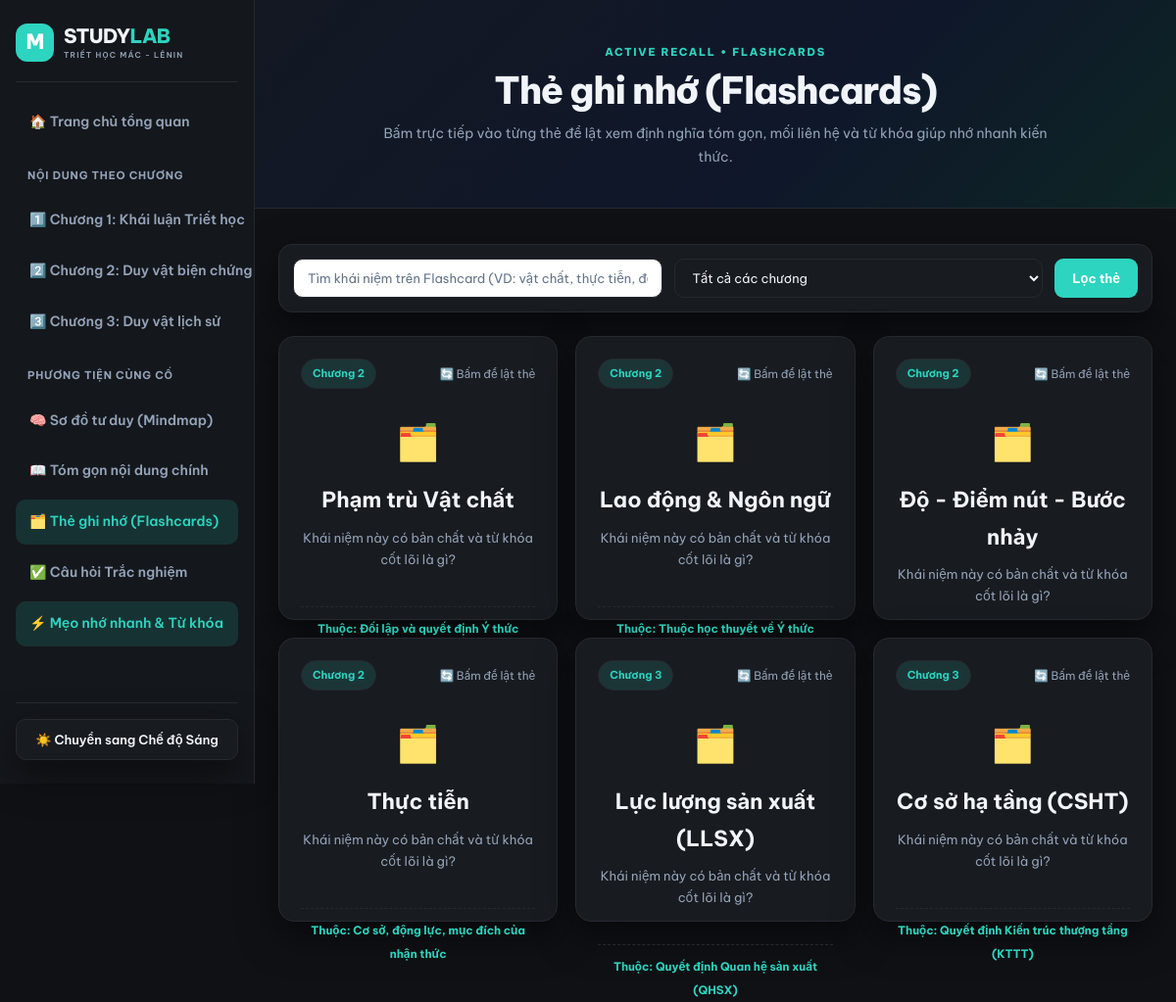
Page /parts on the committed database.
### tables this page shows
CREATE TABLE concepts (
            id INTEGER PRIMARY KEY AUTOINCREMENT,
            chapter TEXT,
            name TEXT,
            definition TEXT,
            relation TEXT,
            exam_tip TEXT,
            note TEXT
        );

### app.py (the view)
@app.route("/parts")
def parts():
    q = request.args.get("q", "").strip()
    chapter = request.args.get("chapter", "").strip()
    conn = get_connection()
    sql = "SELECT * FROM concepts WHERE 1=1"
    params = []
    if chapter:
        sql += " AND chapter = ?"
        params.append(chapter)
    if q:
        sql += " AND (name LIKE ? OR definition LIKE ? OR exam_tip LIKE ?)"
        params.extend([f"%{q}%", f"%{q}%", f"%{q}%"])
    concepts = conn.execute(sql, params).fetchall()
    conn.close()
    return render_template("parts.html", concepts=concepts, q=q, chapter=chapter)

### app.py (called while the page is built)
@app.context_processor
def inject_globals():
    return {"site_name": SITE_NAME}

### database.py (called while the page is built)
def get_connection():
    conn = sqlite3.connect(DB_PATH)
    conn.row_factory = sqlite3.Row
    return conn

### templates/parts.html (shortened to what this page needs)
{% extends "base.html" %}
{% block content %}
<section class="page-head center-head">
  <div class="container">
    <span class="eyebrow">ACTIVE RECALL • FLASHCARDS</span>
    <h1>Thẻ ghi nhớ (Flashcards)</h1>
    <p class="lead">Bấm trực tiếp vào từng thẻ để lật xem định nghĩa tóm gọn, mối liên hệ và từ khóa giúp nhớ nhanh kiến thức.</p>
  </div>
</section>
<section class="section">
  <div class="container">
    <form class="filter-bar" method="get" action="{{ url_for('parts') }}">
      <input type="text" name="q" value="{{ q }}" placeholder="Tìm khái niệm trên Flashcard (VD: vật chất, thực tiễn, độ, cơ sở hạ tầng...)">
      <select name="chapter">
        <option value="">Tất cả các chương</option>
      </select>
      <button type="submit" class="btn">Lọc thẻ</button>
    </form>
    <div class="grid" style="margin-top: 24px;">
      {% for c in concepts %}
      <div class="flashcard" onclick="this.classList.toggle('flipped')">
        <div class="flashcard-inner">
          <div class="flashcard-front card">
            <div style="display: flex; justify-content: space-between; width: 100%; align-items: center;">
              <span class="badge">{{ c.chapter }}</span>
              <small class="muted">🔄 Bấm để lật thẻ</small>
            </div>
            <div style="margin: auto 0; text-align: center; padding: 24px 0;">
              <div style="font-size: 36px; margin-bottom: 10px;">🗂️</div>
              <h3 style="font-size: 22px; margin: 0;">{{ c.name }}</h3>
              <p class="muted" style="margin-top: 8px; font-size: 13px;">Khái niệm này có bản chất và từ khóa cốt lõi là gì?</p>
            </div>
            <div style="width: 100%; text-align: center; border-top: 1px dashed var(--line); padding-top: 10px;">
              <small style="color: var(--teal); font-weight: 700;">Thuộc: {{ c.relation }}</small>
            </div>
          </div>
          <div class="flashcard-back card">
            <div style="display: flex; justify-content: space-between; width: 100%; align-items: center;">
              <span class="badge">ĐỊNH NGHĨA CỐT LÕI</span>
              <small class="muted">🔄 Bấm để quay lại</small>
            </div>
            <p style="margin: 14px 0; font-size: 14px; font-weight: 500;">{{ c.definition }}</p>
            <div style="margin-top: auto; width: 100%; background: var(--teal-soft); padding: 12px; border-radius: 10px;">
              <strong style="color: var(--teal); display: block; font-size: 13px;">🔑 {{ c.exam_tip }}</strong>
              <small style="color: var(--ink); font-size: 12px;">💡 {{ c.note }}</small>
            </div>
          </div>
        </div>
      </div>
      {% endfor %}
    </div>
  </div>
</section>
{% endblock %}

### rows in the picture
concepts: chapter "Chương 2", name "Phạm trù Vật chất", relation "Đối lập và quyết định Ý thức"
concepts: chapter "Chương 2", name "Lao động & Ngôn ngữ", relation "Thuộc học thuyết về Ý thức"
concepts: chapter "Chương 2", name "Độ - Điểm nút - Bước nhảy"
concepts: chapter "Chương 2", name "Thực tiễn", relation "Cơ sở, động lực, mục đích của nhận thức"
concepts: chapter "Chương 3", name "Lực lượng sản xuất (LLSX)", relation "Quyết định Quan hệ sản xuất (QHSX)"
concepts: chapter "Chương 3", name "Cơ sở hạ tầng (CSHT)", relation "Quyết định Kiến trúc thượng tầng (KTTT)"
